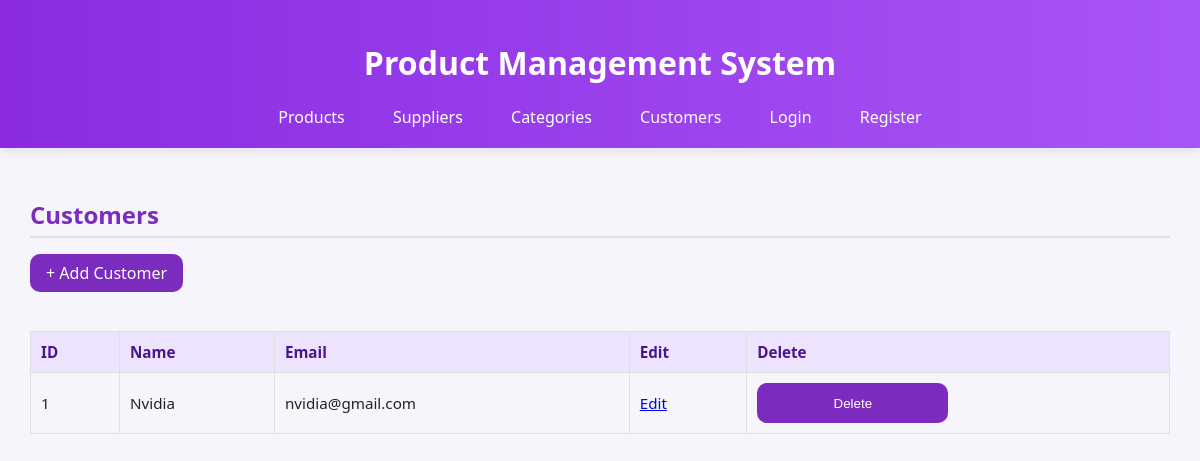
/customers, run on an earlier commit of the app's database.
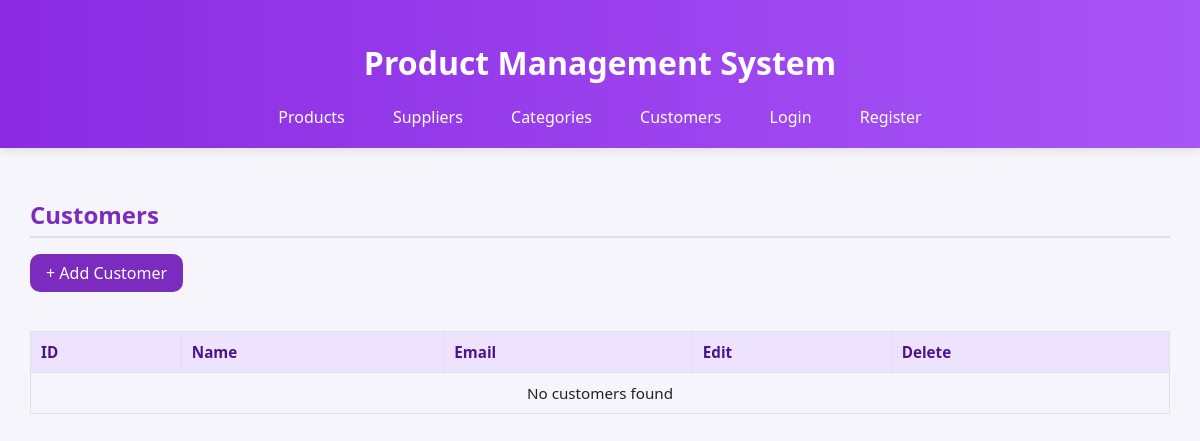
And on a later commit of the database.
### models.py (models this page shows)
class Customer(db.Model):
    id = db.Column(db.Integer, primary_key=True)
    name = db.Column(db.String(120), nullable=False)
    email = db.Column(db.String(120))

### routes.py (the view)
@app.route('/customers')
def customers():
    customers = Customer.query.all()
    return render_template('customers.html', customers=customers)

### routes.py (called while the page is built)
@app.context_processor
def inject_user_status():
    return {'logged_in': 'user_id' in session}

### templates/customers.html (shortened to what this page needs)
{% extends "base.html" %}
{% block content %}
<div class="card">
  <div class="card-header">
    <h2>Customers</h2>
    <a href="{{ url_for('add_customer') }}" class="btn-add">+ Add Customer</a>
  </div>
  <table class="styled-table">
    <thead>
      <tr>
        <th>ID</th>
        <th>Name</th>
        <th>Email</th>
        <th>Edit</th>
        <th>Delete</th>
      </tr>
    </thead>
    <tbody>
      {% for customer in customers %}
      <tr>
        <td>{{ customer.id }}</td>
        <td>{{ customer.name }}</td>
        <td>{{ customer.email or '' }}</td>
        <td><a href="{{ url_for('edit_item', model='customer', item_id=customer.id) }}" class="btn-edit">Edit</a></td>
        <td>
          <form method="POST" action="{{ url_for('delete_item', model='customer', item_id=customer.id) }}" onsubmit="return confirm('Delete this customer?');">
            <button type="submit" class="btn-delete">Delete</button>
          </form>
        </td>
      </tr>
      {% else %}
      <tr><td colspan="5" style="text-align:center;">No customers found</td></tr>
      {% endfor %}
    </tbody>
  </table>
</div>
{% endblock %}

What changed in the data, as far as the page shows it:
removed Customer: id "1", name "Nvidia", email "nvidia@gmail.com"
Also different on the page:
text now shown: "No customers found"
